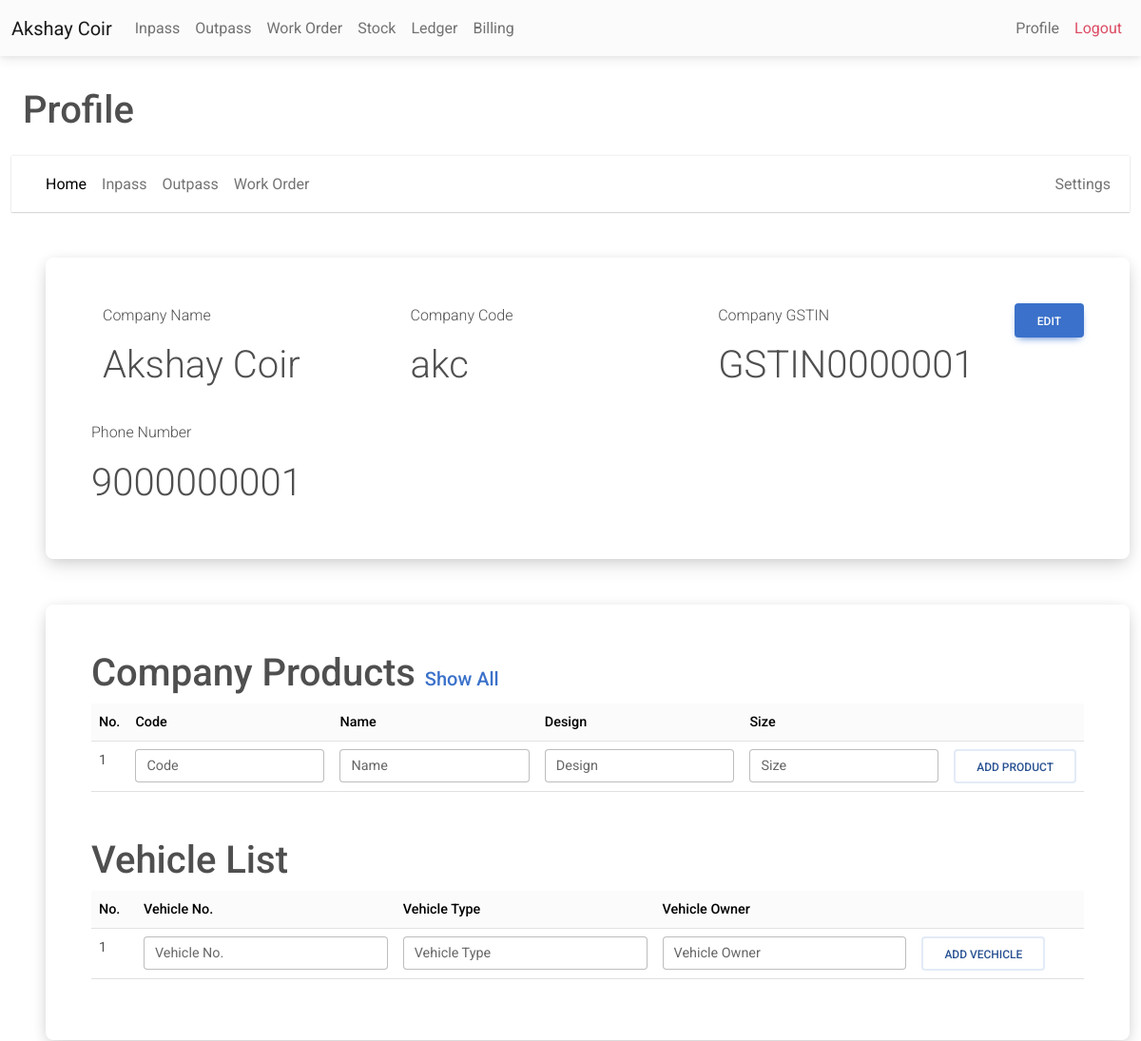
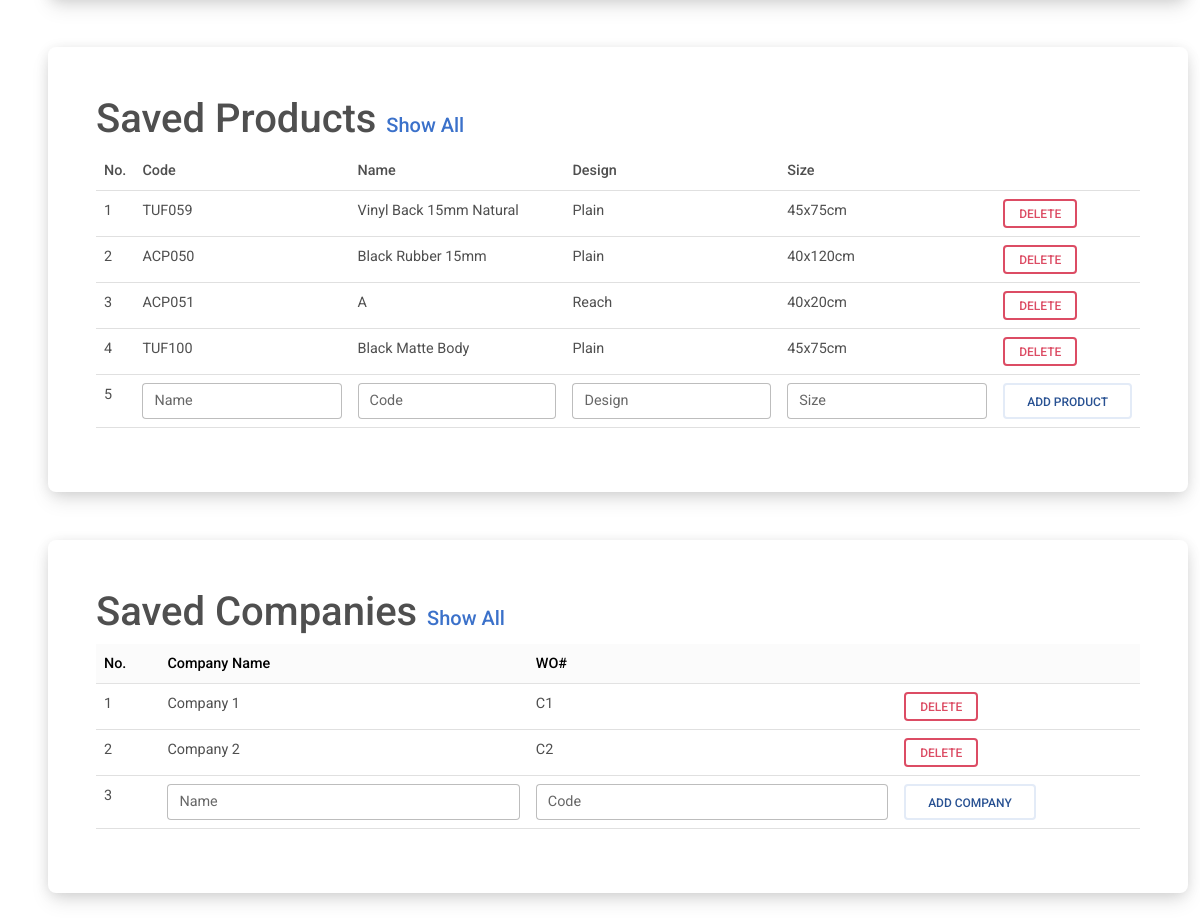
The app's page /profile.php (signed in) with its own data (2 pictures, top to bottom).
### tables this page shows
CREATE TABLE IF NOT EXISTS `profile` (
  `name` varchar(50) NOT NULL,
  `wo` varchar(25) NOT NULL,
  `gstin` varchar(50) NOT NULL,
  `phoneno` varchar(15) NOT NULL,
  `inpass_count` int NOT NULL DEFAULT '1',
  `outpass_count` int NOT NULL DEFAULT '1',
  `user_id` varchar(50) NOT NULL,
  `password` varchar(255) NOT NULL,
  PRIMARY KEY (`user_id`)
);

CREATE TABLE IF NOT EXISTS `products` (
  `name` varchar(125) NOT NULL,
  `code` varchar(125) NOT NULL,
  `design` varchar(25) NOT NULL,
  `size` varchar(25) NOT NULL,
  `type` varchar(10) NOT NULL DEFAULT 'finished',
  `user_id` varchar(50) NOT NULL
);

CREATE TABLE IF NOT EXISTS `company` (
  `id` int NOT NULL AUTO_INCREMENT,
  `name` varchar(50) NOT NULL,
  `code` varchar(25) NOT NULL,
  `user_id` varchar(50) NOT NULL,
  PRIMARY KEY (`id`)
);

### profile.php (the view, shortened to what the rows shown need)
<?php
include 'conn.php';
include 'nav.php';
?>
<?php
$sql = "SELECT * FROM profile WHERE user_id = '" . (string) $loggedin_session . "'";
$retval = mysqli_query($conn, $sql);
$name = "";
$wo = "";
$gstin = '';
$phoneno = '';
while ($row = $retval->fetch_assoc()) {
    $name = $row['name'];
    $wo = $row['wo'];
    $gstin = $row['gstin'];
    $phoneno = $row['phoneno'];
}
$sql2 = "SELECT * from company WHERE user_id = '" . (string) $loggedin_session . "' Order by name LIMIT 10";
$retval3 = mysqli_query($conn, $sql2);
$sql5 = "SELECT * from products WHERE user_id = '" . (string) $loggedin_session . "' LIMIT 10";
$retval5 = mysqli_query($conn, $sql5);
?>
<html>
<link rel="stylesheet" href="https://cdnjs.cloudflare.com/ajax/libs/font-awesome/6.0.0/css/all.min.css" />
<link rel="stylesheet" href="css/mdb.min.css" />
<body>
    <main><br>
        <h1 class="mt-2 ms-4">Profile</h1>
        <div class="container m-5 bg-white rounded-5 shadow-4-strong p-5">
            <div class="row">
                <div class="col">
                    <p class='fs-6 fw-light'>Company Name</p>
                    <h1 class="display-6">
                        <?php echo $name ?>
                    </h1>
                </div>
                <div class="col">
                    <p class='fs-6 fw-light'>Company Code</p>
                    <h1 class="display-6">
                        <?php echo $wo ?>
                    </h1>
                </div>
                <div class="col">
                    <p class='fs-6 fw-light'>Company GSTIN</p>
                    <h1 class="display-6">
                        <?php echo $gstin ?>
                    </h1>
                </div>
            </div>
            <br>
            <div class="row">
                <div class="col">
                    <p class='fs-6 fw-light'>Phone Number</p>
                    <h1 class="display-6">
                        <?php echo $phoneno ?>
                    </h1>
                </div>
            </div>
        </div>
        <div class="container m-5 bg-white rounded-5 shadow-4-strong p-5">
            <div class="col">
                <h1>Company Products <a href="compproductshowall.php?f=0" class="fs-5" target="_blank">Show All</a></h1>
            </div>
            <table class='table table-sm'>
                <thead class="table-light">
                    <th>No.</th>
                    <th>Code</th>
                    <th>Name</th>
                    <th>Design</th>
                    <th>Size</th>
                    <th></th>
                </thead>
            </table>
            <div class="col">
                <h1 class='mt-5'>Vehicle List</h1>
            </div>
            <table class='table table-sm'>
                <thead class="table-light">
                    <th>No.</th>
                    <th>Vehicle No.</th>
                    <th>Vehicle Type</th>
                    <th>Vehicle Owner</th>
                    <th></th>
                </thead>
            </table>
        </div>
        <div class="container m-5 bg-white rounded-5 shadow-4-strong p-5">
            <div class="col">
                <h1>Saved Products <a href='savedproductshowall.php?f=0' class="fs-5" target="_blank">Show All</a></h1>
            </div>
            <table class='table table-sm'>
                <thead class='table-light"'>
                    <th>No.</th>
                    <th>Code</th>
                    <th>Name</th>
                    <th>Design</th>
                    <th>Size</th>
                    <th></th>
                </thead>
                <tbody>
                    <?php
                    $i = 1;
                    while ($row = mysqli_fetch_assoc($retval5)) {
                        echo "
                    <form method='POST'>
                    <tr>
                    <td>
                    $i
                    </td>
                    <td>
                    {$row['code']}
                    </td>
                    <td>
                    " . ucwords($row['name']) . "
                    </td>
                    <td>
                    " . ucwords($row['design']) . "
                    </td>
                    <td>
                    {$row['size']}
                    </td>
                    <td>
                    <form method='post' id='delete_product' name='delete_product'>
                    <input type='hidden' name='id' value='{$row['code']}'>
                    <button type='submit' class='btn btn-outline-danger btn-sm' data-mdb-ripple-color='dark' id='delete_product' name='delete_product' >Delete</button>
                    </form>
                    </td>
                    </tr>
                    </form>
                    ";
                        $i = $i + 1;
                    }
                    ?>
                </tbody>
            </table>
        </div>
        <div class="container m-5 bg-white rounded-5 shadow-4-strong p-5">
            <div class="col">
                <h1>Saved Companies <a href="savedcompshowall.php?f=0" class="fs-5" target="_blank">Show All</a></h1>
            </div>
            <table class="table table-sm">
                <thead class='table-light'>
                    <th>No.</th>
                    <th>Company Name</th>
                    <th>WO#</th>
                    <th></th>
                </thead>
                <tbody>
                    <?php
                    $i = 1;
                    while ($row = mysqli_fetch_assoc($retval3)) {
                        echo "
                    <form method='POST'>
                    <tr>
                    <td>
                    $i
                    </td>
                    <td>
                    {$row['name']}
                    </td>
                    <td>
                    {$row['code']}
                    </td>
                    <td>
                    <form method='post' id='delete_company' name='delete_company'>
                    <input type='hidden' name='id' value='{$row['code']}'>
                    <button type='submit' id='delete_company' class='btn btn-outline-danger btn-sm' data-mdb-ripple-color='dark' name='delete_company' >Delete</button>
                    </form>
                    </td>
                    </tr>
                    </form>
                    ";
                        $i = $i + 1;
                    }
                    ?>
                </tbody>
            </table>
        </div>
    </main>
</body>
</html>

### nav.php (shortened to what the rows shown need)
<?php
include 'checkuserlogin.php';
?>
<!DOCTYPE html>
<html>
<link rel="stylesheet" href="https://cdnjs.cloudflare.com/ajax/libs/font-awesome/6.0.0/css/all.min.css" />
<link rel="stylesheet" href="css/mdb.min.css" />
<?php
if(isset($loggedin_session)){
$userName = mysqli_fetch_assoc(mysqli_query($conn,"select name from profile where user_id = '".(string)$loggedin_session."'"))['name'];
}
?>
<body>
    <div id='dontprintnav'>
        <nav class="navbar navbar-expand-lg navbar-light bg-light">
            <div class="container-fluid">
                <a class="navbar-brand" href="profile.php"><?php echo $userName;?></a>
                <div class="collapse navbar-collapse" id="navbarNav">
                    <ul class="navbar-nav">
                    </ul>
                </div>
                <ul class="navbar-nav">
                    <div class="d-flex align-items-center">
                    </div>
                </ul>
            </div>
    </div>
</body>
</html>

### records on screen
profile: userName "Akshay Coir", name "Akshay Coir", wo "akc", gstin "GSTIN0000001", phoneno "9000000001"
products: code "TUF059", name "Vinyl Back 15mm Natural", design "Plain", size "45x75cm"
products: code "ACP050", name "Black Rubber 15mm", design "Plain", size "40x120cm"
products: code "ACP051", name "A", design "Reach", size "40x20cm"
products: code "TUF100", name "Black Matte Body", design "Plain", size "45x75cm"
company: name "Company 1", code "C1"
company: name "Company 2", code "C2"

### other values on screen
$i "1"
$i "5"
$i "3"
